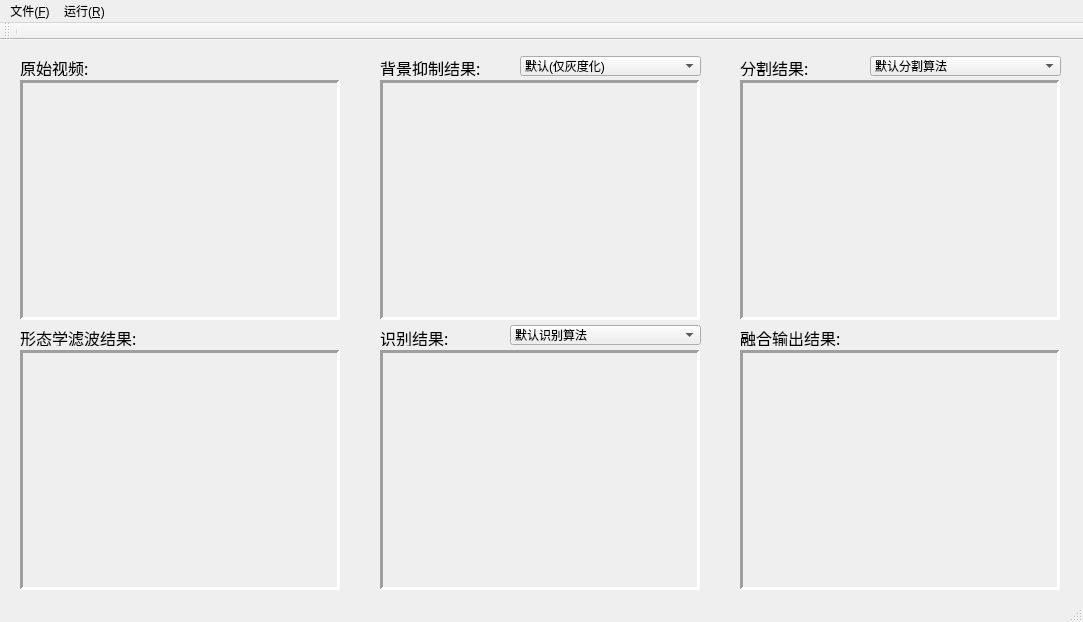
<?xml version="1.0" encoding="UTF-8"?>
<ui version="4.0">
 <class>MainWindowClass</class>
 <widget class="QMainWindow" name="MainWindowClass">
  <property name="enabled">
   <bool>true</bool>
  </property>
  <property name="geometry">
   <rect>
    <x>0</x>
    <y>0</y>
    <width>1083</width>
    <height>622</height>
   </rect>
  </property>
  <property name="windowTitle">
   <string>MainWindow</string>
  </property>
  <widget class="QWidget" name="centralWidget">
   <widget class="QLabel" name="label">
    <property name="geometry">
     <rect>
      <x>20</x>
      <y>20</y>
      <width>81</width>
      <height>16</height>
     </rect>
    </property>
    <property name="font">
     <font>
      <family>微软雅黑</family>
      <pointsize>12</pointsize>
     </font>
    </property>
    <property name="text">
     <string>原始视频:</string>
    </property>
   </widget>
   <widget class="QLabel" name="labelInputFrame">
    <property name="geometry">
     <rect>
      <x>20</x>
      <y>40</y>
      <width>321</width>
      <height>241</height>
     </rect>
    </property>
    <property name="layoutDirection">
     <enum>Qt::LeftToRight</enum>
    </property>
    <property name="text">
     <string/>
    </property>
    <property name="alignment">
     <set>Qt::AlignCenter</set>
    </property>
   </widget>
   <widget class="QFrame" name="frameInputBox">
    <property name="geometry">
     <rect>
      <x>20</x>
      <y>40</y>
      <width>320</width>
      <height>240</height>
     </rect>
    </property>
    <property name="frameShape">
     <enum>QFrame::Panel</enum>
    </property>
    <property name="frameShadow">
     <enum>QFrame::Sunken</enum>
    </property>
    <property name="lineWidth">
     <number>3</number>
    </property>
    <property name="midLineWidth">
     <number>1</number>
    </property>
   </widget>
   <widget class="QLabel" name="labelOutputFrame">
    <property name="geometry">
     <rect>
      <x>740</x>
      <y>310</y>
      <width>321</width>
      <height>241</height>
     </rect>
    </property>
    <property name="text">
     <string/>
    </property>
    <property name="alignment">
     <set>Qt::AlignCenter</set>
    </property>
   </widget>
   <widget class="QFrame" name="frameOutputBox">
    <property name="geometry">
     <rect>
      <x>740</x>
      <y>310</y>
      <width>320</width>
      <height>240</height>
     </rect>
    </property>
    <property name="frameShape">
     <enum>QFrame::Panel</enum>
    </property>
    <property name="frameShadow">
     <enum>QFrame::Sunken</enum>
    </property>
    <property name="lineWidth">
     <number>3</number>
    </property>
    <property name="midLineWidth">
     <number>1</number>
    </property>
   </widget>
   <widget class="QLabel" name="label_2">
    <property name="geometry">
     <rect>
      <x>740</x>
      <y>290</y>
      <width>121</width>
      <height>16</height>
     </rect>
    </property>
    <property name="font">
     <font>
      <family>微软雅黑</family>
      <pointsize>12</pointsize>
     </font>
    </property>
    <property name="text">
     <string>融合输出结果:</string>
    </property>
   </widget>
   <widget class="QLabel" name="labelSegmentFrame">
    <property name="geometry">
     <rect>
      <x>740</x>
      <y>40</y>
      <width>321</width>
      <height>241</height>
     </rect>
    </property>
    <property name="text">
     <string/>
    </property>
    <property name="alignment">
     <set>Qt::AlignCenter</set>
    </property>
   </widget>
   <widget class="QLabel" name="label_3">
    <property name="geometry">
     <rect>
      <x>740</x>
      <y>20</y>
      <width>81</width>
      <height>16</height>
     </rect>
    </property>
    <property name="font">
     <font>
      <family>微软雅黑</family>
      <pointsize>12</pointsize>
     </font>
    </property>
    <property name="text">
     <string>分割结果:</string>
    </property>
   </widget>
   <widget class="QFrame" name="frameSegmentBox">
    <property name="geometry">
     <rect>
      <x>740</x>
      <y>40</y>
      <width>320</width>
      <height>240</height>
     </rect>
    </property>
    <property name="frameShape">
     <enum>QFrame::Panel</enum>
    </property>
    <property name="frameShadow">
     <enum>QFrame::Sunken</enum>
    </property>
    <property name="lineWidth">
     <number>3</number>
    </property>
    <property name="midLineWidth">
     <number>1</number>
    </property>
   </widget>
   <widget class="QLabel" name="labelDenoiseFrame">
    <property name="geometry">
     <rect>
      <x>380</x>
      <y>40</y>
      <width>321</width>
      <height>241</height>
     </rect>
    </property>
    <property name="text">
     <string/>
    </property>
    <property name="alignment">
     <set>Qt::AlignCenter</set>
    </property>
   </widget>
   <widget class="QLabel" name="label_4">
    <property name="geometry">
     <rect>
      <x>380</x>
      <y>20</y>
      <width>131</width>
      <height>16</height>
     </rect>
    </property>
    <property name="font">
     <font>
      <family>微软雅黑</family>
      <pointsize>12</pointsize>
     </font>
    </property>
    <property name="text">
     <string>背景抑制结果:</string>
    </property>
   </widget>
   <widget class="QFrame" name="frameDenoiseBox">
    <property name="geometry">
     <rect>
      <x>380</x>
      <y>40</y>
      <width>320</width>
      <height>240</height>
     </rect>
    </property>
    <property name="frameShape">
     <enum>QFrame::Panel</enum>
    </property>
    <property name="frameShadow">
     <enum>QFrame::Sunken</enum>
    </property>
    <property name="lineWidth">
     <number>3</number>
    </property>
    <property name="midLineWidth">
     <number>1</number>
    </property>
   </widget>
   <widget class="QLabel" name="label_5">
    <property name="geometry">
     <rect>
      <x>380</x>
      <y>290</y>
      <width>131</width>
      <height>16</height>
     </rect>
    </property>
    <property name="font">
     <font>
      <family>微软雅黑</family>
      <pointsize>12</pointsize>
     </font>
    </property>
    <property name="text">
     <string>识别结果:</string>
    </property>
   </widget>
   <widget class="QFrame" name="frameRecogBox">
    <property name="geometry">
     <rect>
      <x>380</x>
      <y>310</y>
      <width>320</width>
      <height>240</height>
     </rect>
    </property>
    <property name="frameShape">
     <enum>QFrame::Panel</enum>
    </property>
    <property name="frameShadow">
     <enum>QFrame::Sunken</enum>
    </property>
    <property name="lineWidth">
     <number>3</number>
    </property>
    <property name="midLineWidth">
     <number>1</number>
    </property>
   </widget>
   <widget class="QLabel" name="labelRecogFrame">
    <property name="geometry">
     <rect>
      <x>380</x>
      <y>310</y>
      <width>321</width>
      <height>241</height>
     </rect>
    </property>
    <property name="text">
     <string/>
    </property>
    <property name="alignment">
     <set>Qt::AlignCenter</set>
    </property>
   </widget>
   <widget class="QLabel" name="label_6">
    <property name="geometry">
     <rect>
      <x>20</x>
      <y>290</y>
      <width>131</width>
      <height>16</height>
     </rect>
    </property>
    <property name="font">
     <font>
      <family>微软雅黑</family>
      <pointsize>12</pointsize>
     </font>
    </property>
    <property name="text">
     <string>形态学滤波结果:</string>
    </property>
   </widget>
   <widget class="QLabel" name="labelMorphFrame">
    <property name="geometry">
     <rect>
      <x>20</x>
      <y>310</y>
      <width>321</width>
      <height>241</height>
     </rect>
    </property>
    <property name="text">
     <string/>
    </property>
    <property name="alignment">
     <set>Qt::AlignCenter</set>
    </property>
   </widget>
   <widget class="QFrame" name="frameMorphBox">
    <property name="geometry">
     <rect>
      <x>20</x>
      <y>310</y>
      <width>320</width>
      <height>240</height>
     </rect>
    </property>
    <property name="frameShape">
     <enum>QFrame::Panel</enum>
    </property>
    <property name="frameShadow">
     <enum>QFrame::Sunken</enum>
    </property>
    <property name="lineWidth">
     <number>3</number>
    </property>
    <property name="midLineWidth">
     <number>1</number>
    </property>
   </widget>
   <widget class="QComboBox" name="comboDenoise">
    <property name="geometry">
     <rect>
      <x>520</x>
      <y>16</y>
      <width>181</width>
      <height>20</height>
     </rect>
    </property>
    <item>
     <property name="text">
      <string>默认(仅灰度化)</string>
     </property>
    </item>
    <item>
     <property name="text">
      <string>侧抑制网络增强</string>
     </property>
    </item>
    <item>
     <property name="text">
      <string>直方图双向增强</string>
     </property>
    </item>
    <item>
     <property name="text">
      <string>分形算法</string>
     </property>
    </item>
    <item>
     <property name="text">
      <string>最大中值滤波背景抑制</string>
     </property>
    </item>
    <item>
     <property name="text">
      <string>固定权值背景预测</string>
     </property>
    </item>
    <item>
     <property name="text">
      <string>自适应权值背景预测</string>
     </property>
    </item>
    <item>
     <property name="text">
      <string>区域最大化背景预测</string>
     </property>
    </item>
    <item>
     <property name="text">
      <string>局部均值对比度背景抑制</string>
     </property>
    </item>
    <item>
     <property name="text">
      <string>局部熵背景抑制</string>
     </property>
    </item>
    <item>
     <property name="text">
      <string>局部方差背景抑制</string>
     </property>
    </item>
    <item>
     <property name="text">
      <string>一维各项异性滤波</string>
     </property>
    </item>
    <item>
     <property name="text">
      <string>二维各向异性滤波</string>
     </property>
    </item>
    <item>
     <property name="text">
      <string>改进型各项异性滤波</string>
     </property>
    </item>
   </widget>
   <widget class="QComboBox" name="comboSegment">
    <property name="geometry">
     <rect>
      <x>870</x>
      <y>16</y>
      <width>191</width>
      <height>20</height>
     </rect>
    </property>
    <item>
     <property name="text">
      <string>默认分割算法</string>
     </property>
    </item>
    <item>
     <property name="text">
      <string>OtsuSegment</string>
     </property>
    </item>
    <item>
     <property name="text">
      <string>KswSegment</string>
     </property>
    </item>
    <item>
     <property name="text">
      <string>Ksw2dSegment</string>
     </property>
    </item>
    <item>
     <property name="text">
      <string>Ada</string>
     </property>
    </item>
   </widget>
   <widget class="QComboBox" name="comboRecog">
    <property name="geometry">
     <rect>
      <x>510</x>
      <y>285</y>
      <width>191</width>
      <height>20</height>
     </rect>
    </property>
    <item>
     <property name="text">
      <string>默认识别算法</string>
     </property>
    </item>
    <item>
     <property name="text">
      <string>测试识别算法1</string>
     </property>
    </item>
    <item>
     <property name="text">
      <string>测试识别算法2</string>
     </property>
    </item>
   </widget>
   <zorder>comboSegment</zorder>
   <zorder>comboRecog</zorder>
   <zorder>frameRecogBox</zorder>
   <zorder>labelRecogFrame</zorder>
   <zorder>frameInputBox</zorder>
   <zorder>labelInputFrame</zorder>
   <zorder>frameSegmentBox</zorder>
   <zorder>labelSegmentFrame</zorder>
   <zorder>comboDenoise</zorder>
   <zorder>frameMorphBox</zorder>
   <zorder>labelMorphFrame</zorder>
   <zorder>frameOutputBox</zorder>
   <zorder>frameDenoiseBox</zorder>
   <zorder>labelDenoiseFrame</zorder>
   <zorder>label</zorder>
   <zorder>labelOutputFrame</zorder>
   <zorder>label_2</zorder>
   <zorder>label_3</zorder>
   <zorder>label_4</zorder>
   <zorder>label_5</zorder>
   <zorder>label_6</zorder>
  </widget>
  <widget class="QMenuBar" name="menuBar">
   <property name="geometry">
    <rect>
     <x>0</x>
     <y>0</y>
     <width>1083</width>
     <height>23</height>
    </rect>
   </property>
   <widget class="QMenu" name="menu_F">
    <property name="title">
     <string>文件(&amp;F)</string>
    </property>
    <addaction name="acReadContinuousFrames"/>
    <addaction name="acReadVideo"/>
    <addaction name="separator"/>
    <addaction name="acExit"/>
   </widget>
   <widget class="QMenu" name="menu_R">
    <property name="title">
     <string>运行(&amp;R)</string>
    </property>
    <addaction name="acStartDetect"/>
   </widget>
   <addaction name="menu_F"/>
   <addaction name="menu_R"/>
  </widget>
  <widget class="QToolBar" name="mainToolBar">
   <attribute name="toolBarArea">
    <enum>TopToolBarArea</enum>
   </attribute>
   <attribute name="toolBarBreak">
    <bool>false</bool>
   </attribute>
   <addaction name="separator"/>
  </widget>
  <widget class="QStatusBar" name="statusBar"/>
  <action name="acReadVideo">
   <property name="icon">
    <iconset resource="mainwindow.qrc">
     <normaloff>:/Resources/open_video.png</normaloff>:/Resources/open_video.png</iconset>
   </property>
   <property name="text">
    <string>读取视频(&amp;R)</string>
   </property>
   <property name="toolTip">
    <string>读取视频文件</string>
   </property>
   <property name="shortcut">
    <string>Ctrl+O</string>
   </property>
  </action>
  <action name="acExit">
   <property name="icon">
    <iconset resource="mainwindow.qrc">
     <normaloff>:/Resources/exit.png</normaloff>:/Resources/exit.png</iconset>
   </property>
   <property name="text">
    <string>退出程序</string>
   </property>
  </action>
  <action name="acStartDetect">
   <property name="icon">
    <iconset resource="mainwindow.qrc">
     <normaloff>:/Resources/start_detect.png</normaloff>:/Resources/start_detect.png</iconset>
   </property>
   <property name="text">
    <string>开始检测视频</string>
   </property>
  </action>
  <action name="acReadContinuousFrames">
   <property name="icon">
    <iconset resource="mainwindow.qrc">
     <normaloff>:/Resources/read_frames.png</normaloff>:/Resources/read_frames.png</iconset>
   </property>
   <property name="text">
    <string>读取连续帧</string>
   </property>
  </action>
  <action name="acDetectContinuousFrames">
   <property name="text">
    <string>开始检测连续帧</string>
   </property>
  </action>
 </widget>
 <layoutdefault spacing="6" margin="11"/>
 <resources>
  <include location="mainwindow.qrc"/>
 </resources>
 <connections/>
</ui>
